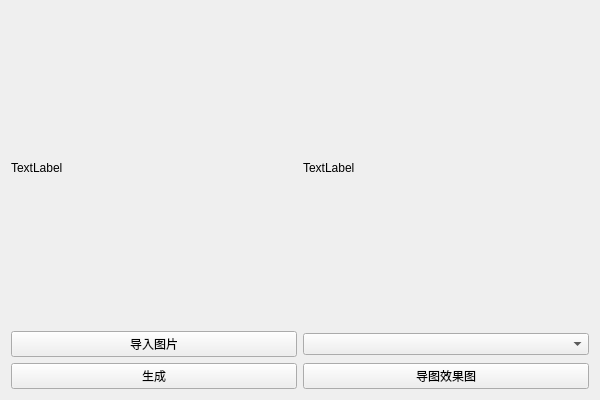
<?xml version="1.0" encoding="UTF-8"?>
<ui version="4.0">
 <class>qtOpencvClass</class>
 <widget class="QWidget" name="qtOpencvClass">
  <property name="geometry">
   <rect>
    <x>0</x>
    <y>0</y>
    <width>600</width>
    <height>400</height>
   </rect>
  </property>
  <property name="windowTitle">
   <string>qtOpencv</string>
  </property>
  <layout class="QGridLayout" name="gridLayout">
   <item row="0" column="2" rowspan="4">
    <widget class="QLabel" name="targetPicLabel">
     <property name="text">
      <string>TextLabel</string>
     </property>
    </widget>
   </item>
   <item row="0" column="0" rowspan="4">
    <widget class="QLabel" name="originPicLabel">
     <property name="text">
      <string>TextLabel</string>
     </property>
    </widget>
   </item>
   <item row="5" column="0">
    <widget class="QPushButton" name="importPicBtn">
     <property name="text">
      <string>导入图片</string>
     </property>
    </widget>
   </item>
   <item row="6" column="0">
    <widget class="QPushButton" name="createTargetBtn">
     <property name="text">
      <string>生成</string>
     </property>
    </widget>
   </item>
   <item row="5" column="2">
    <widget class="QComboBox" name="backgroundSelect"/>
   </item>
   <item row="6" column="2">
    <widget class="QPushButton" name="exportTargetBtn">
     <property name="text">
      <string>导图效果图</string>
     </property>
    </widget>
   </item>
  </layout>
 </widget>
 <layoutdefault spacing="6" margin="11"/>
 <resources>
  <include location="qtOpencv.qrc"/>
 </resources>
 <connections/>
</ui>
